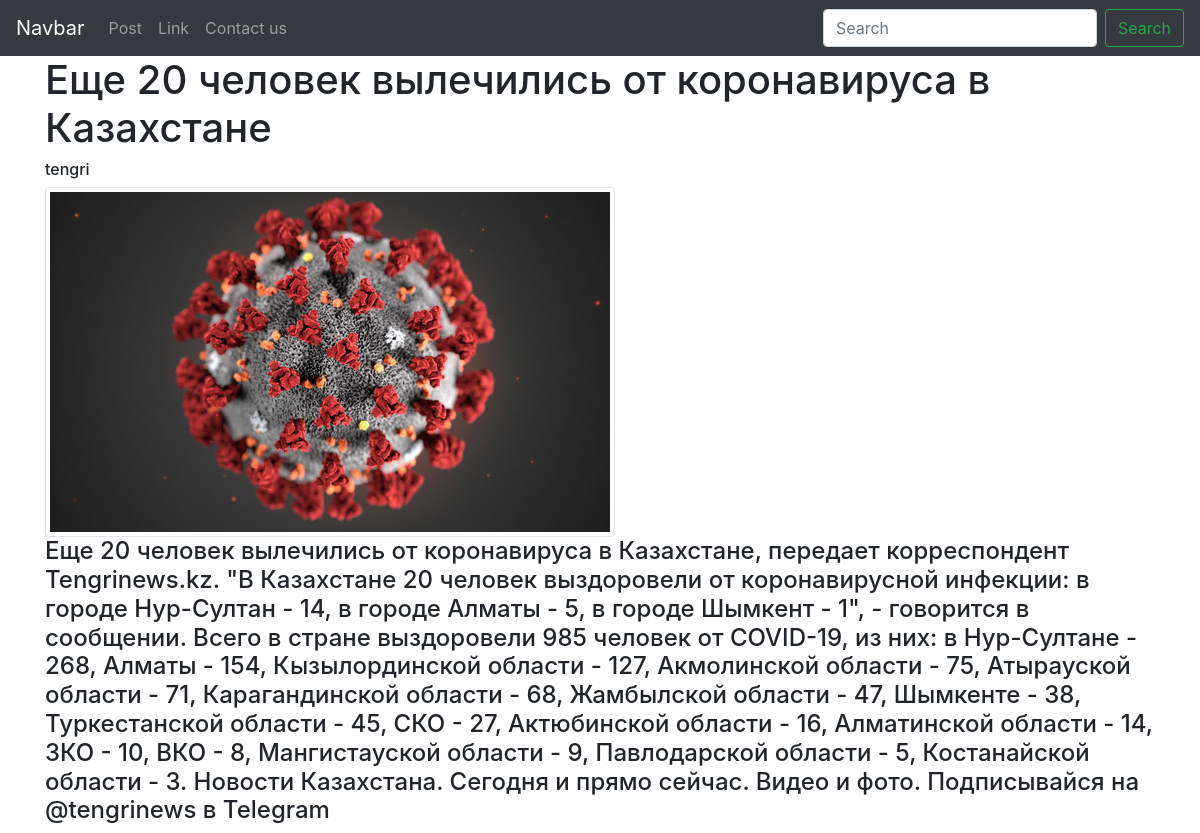
/4, run on the app's committed database.
### blog/models.py (models this page shows, shortened)
class Post(models.Model):
	author = models.CharField(max_length=200)
	title = models.CharField(max_length=200)
	text = models.TextField(blank=True)
	cover = models.ImageField(blank=True)
	created_date = models.DateTimeField(default=timezone.now)
	published_date = models.DateTimeField(blank=True, null=True)

### blog/views.py (the view)
# urls.py: path('<int:pk>', PostDetailView.as_view(), name='post_detail'),
class PostDetailView(DetailView):
	model = Post
	context_object_name = 'post'
	template_name='post_detail_view.html'

### templates/post_detail_view.html
{% extends "_base.html" %}
{% block content %}
<div class="container">
	<h1>{{ post.title }}</h1>
<h6>{{ post.author }}</h6>
{% if post.cover %}
	<img class="img-thumbnail" src="{{ post.cover.url }}" alt="{{ post.title }}">
{% endif %}
<h4>{{ post.text }}</h4>
</div>
{% endblock content %}

### templates/_base.html (shortened to what this page needs)
<html>
<head>
	<link rel="stylesheet" href="https://stackpath.bootstrapcdn.com/bootstrap/4.4.1/css/bootstrap.min.css">
</head>
<body>
	<header>
		<nav class="navbar navbar-expand-lg navbar-dark bg-dark">
			<a class="navbar-brand" href="#">Navbar</a>
			<div class="collapse navbar-collapse" id="navbarSupportedContent">
				<ul class="navbar-nav mr-auto">
					<li class="nav-item">
						<a class="nav-link" href="{% url 'home' %}">Post</a>
					</li>
					<li class="nav-item">
						<a class="nav-link" href="#">Link</a>
					</li>
					<li class="nav-item">
						<a class="nav-link" href="{% url 'contact' %}">Contact us</a>
					</li>
				</ul>
				<form method="get" action="{% url 'search_results' %}" class="form-inline my-2 my-lg-0">
					<input name="q" class="form-control mr-sm-2" type="text" placeholder="Search" aria-label="Search">
					<button class="btn btn-outline-success my-2 my-sm-0" type="submit">Search</button>
				</form>
			</div>
		</nav>
	</header>
	{% block content %}
	{% endblock content %}
</body>
</html>

### data on the page
Post: title "Еще 20 человек вылечились от коронавируса в Казахстане", author "tengri", cover (picture), text "Еще 20 человек вылечились от коронавируса в Казахстане, передает корреспондент Tengrinews.kz. \"В Казахстане 20 человек выздоровели от коронавирусной инфекции: в городе Нур-Султан - 14, в городе Алматы - 5, в городе Шымкент - 1\", - говорится в сообщении. Всего в стране выздоровели 985 человек от COVID-19, из них: в Нур-Султане - 268, Алматы - 154, Кызылординской области - 127, Акмолинской области - 75, Атырауской области - 71, Карагандинской области - 68, Жамбылской области - 47, Шымкенте - 38, Туркестанской области - 45, СКО - 27, Актюбинской области - 16, Алматинской области - 14, ЗКО - 10, ВКО - 8, Мангистауской области - 9, Павлодарской области - 5, Костанайской области - 3. Новости…"
